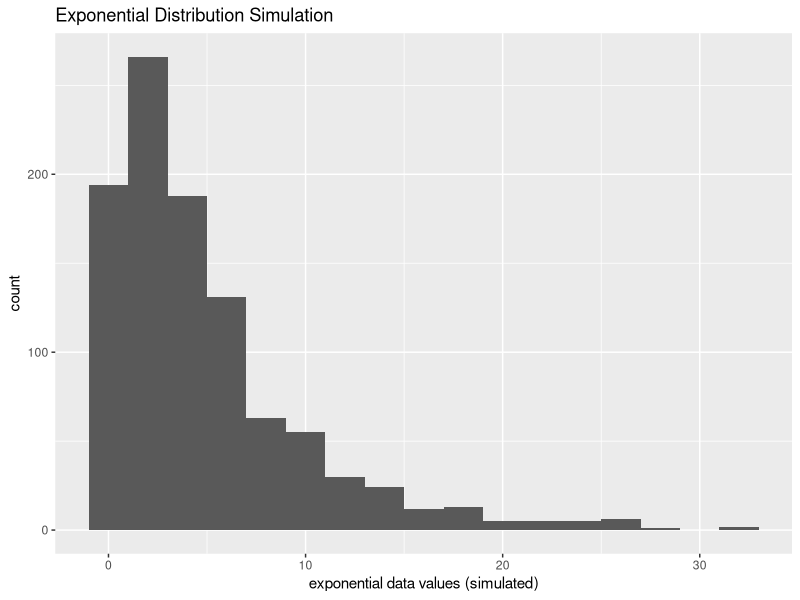
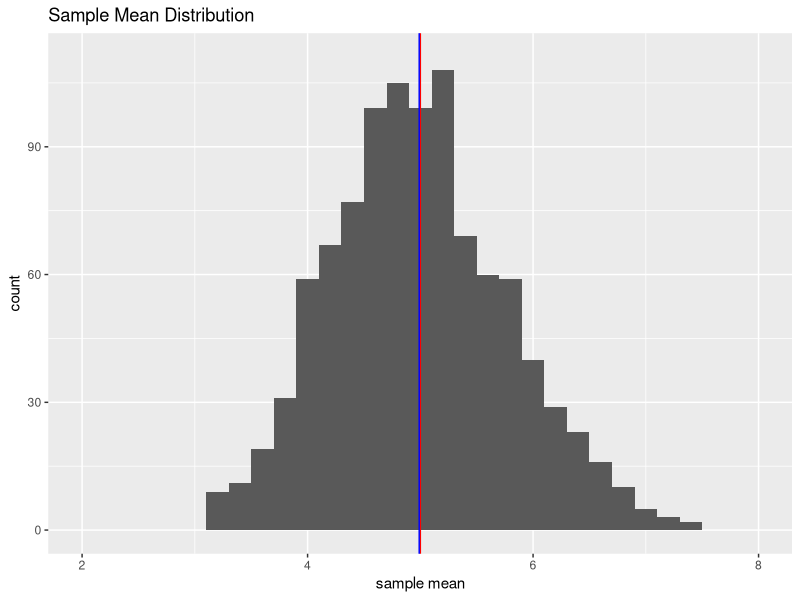
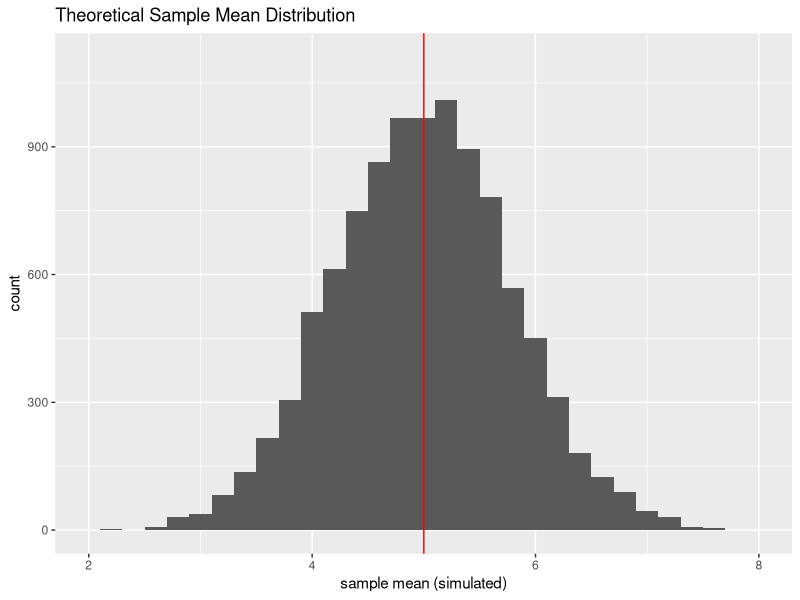

These charts were generated, in order, by the following R code:
#load needed libraries, set some simulation parameters
library(ggplot2)
library(dplyr)
randseed <- 1
set.seed(1)
nexpsims <- 40
nmeansims <- 1000
#properties of source exponential dist
lambda <- 0.2
thmean <- 1/lambda
thsd <- 1/lambda
thvar <- thsd^2
#properties of theoretical CLT distribution
thmeanmean <- thmean
thmeansd <- thsd/sqrt(nexpsims)
thmeanvar <- thmeansd^2

#create simulated data
#create a set of data that is the means of 40 sets of exp data
msimdata <- matrix(ncol=nmeansims, nrow=nexpsims)
for (i in 1:nmeansims) {
	msimdata[,i] <- rexp(nexpsims, lambda)
}

#create nice tidy data frames to hold data
#sim data
dfdatasim <- data.frame(msimdata)
names(dfdatasim) <- paste('sim', as.character(1:nmeansims), sep='')
dfdatasim <- tbl_df(dfdatasim)
#means of sim data
dfmeansim <- tbl_df(data.frame(meansimexp=colMeans(msimdata)))

#calculate summary statistics of sim data
meanmeans <- mean(dfmeansim$meansimexp)
medmeans <- median(dfmeansim$meansimexp)
varmeans <- var(dfmeansim$meansimexp)

#create sim data for theoretical distribution of means, what it should look like
nnormsims <- 10*nmeansims
dfmeanth <- tbl_df(data.frame(meanth=rnorm(nnormsims,
	 mean=thmeanmean, sd=thmeansd)))

#Compare sim results to theoretical
#hist of just simulated mean data
simmeanhist <- ggplot(data=dfmeansim, aes(x=meansimexp)) 
simmeanhist <- simmeanhist + geom_histogram(binwidth=0.2)
simmeanhist <- simmeanhist + geom_vline(xintercept=thmeanmean, color='red')
simmeanhist <- simmeanhist + geom_vline(xintercept=meanmeans, color='blue')
simmeanhist <- simmeanhist + coord_cartesian(xlim=c(2,8),ylim=c(0,nmeansims/9))
simmeanhist <- simmeanhist + labs(title='Sample Mean Distribution',
	x='sample mean') 

#hist of theoretical distribution
thmeanhist <- ggplot(data=dfmeanth, aes(x=meanth))
thmeanhist <- thmeanhist + geom_histogram(binwidth=0.2)
thmeanhist <- thmeanhist + geom_vline(xintercept=thmeanmean, color='red')
thmeanhist <- thmeanhist + coord_cartesian(xlim=c(2,8),ylim=c(0,nnormsims/9))
thmeanhist <- thmeanhist + labs(title='Theoretical Sample Mean Distribution',
	x='sample mean (simulated)') 

#hist of an individual exponential
dfsimexp <- tbl_df(data.frame(exp=rexp(nmeansims, lambda)))
exphist1 <- ggplot(data=dfsimexp, aes(x=exp)) + geom_histogram(binwidth=2)
exphist1 <- exphist1 + labs(title='Exponential Distribution Simulation',
	x='exponential data values (simulated)') 
